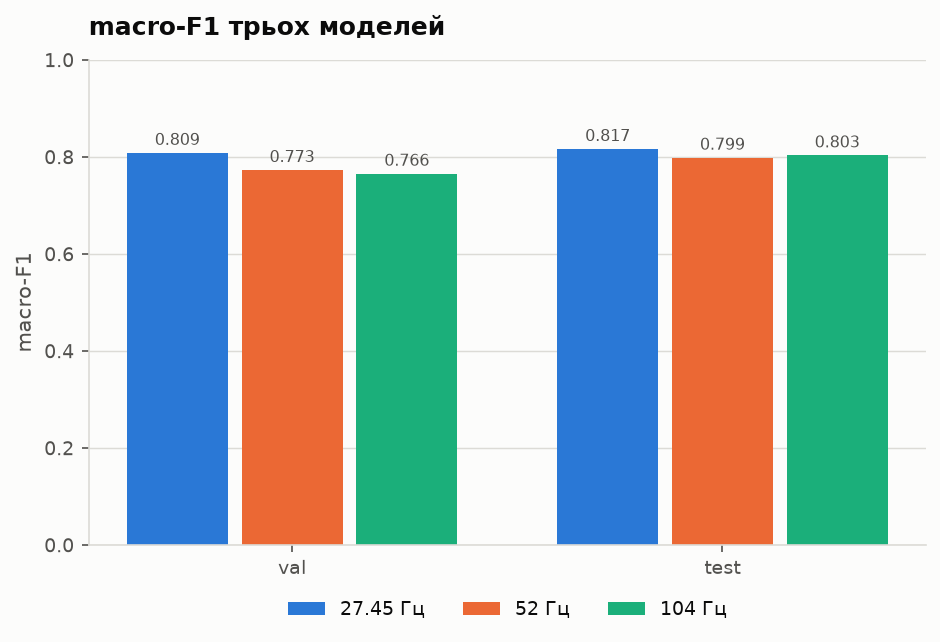
#> input picture validation/figures/models_macro_f1.png, 940 x 642 px; the run also reads 2 pictures not shown here
$ python defense_pdf.py
#> lines starting #> are read from the running program, lines starting #| are printed output that depends on the picture
### validation/scripts/report_pdf.py
"""Генератор model_selection_report.pdf.

Звіт пишеться ПОЗА репозиторієм — поруч із ним, у теці проєкту, бо це
особистий матеріал. У validation/ PDF не зберігаються (див. .gitignore).

Верстка на matplotlib: кожна сторінка — окрема фігура A4, текст і графіки
розкладаються згори вниз простим потоковим укладальником. Шрифт DejaVu Sans
(типовий у matplotlib) має повний кириличний набір.
"""
from __future__ import annotations

import json
import textwrap
from pathlib import Path

import matplotlib
matplotlib.use("Agg")
import matplotlib.image as mpimg
import matplotlib.pyplot as plt
from matplotlib.backends.backend_pdf import PdfPages

from . import config as C

H = "104hz_historical/"

A4 = (8.27, 11.69)
LEFT, RIGHT, TOP, BOTTOM = 0.09, 0.93, 0.945, 0.055
WIDTH = RIGHT - LEFT


class Page:
    """Потокова сторінка: елементи додаються згори вниз."""

    def __init__(self, pdf: PdfPages, number: int, running_head: str = ""):
        self.pdf = pdf
        self.fig = plt.figure(figsize=A4, facecolor="white")
        self.y = TOP
        self.number = number
        if running_head:
            self.fig.text(LEFT, 0.975, running_head, fontsize=7.5, color="#8a8a84")
        self.fig.text(RIGHT, 0.025, str(number), fontsize=8, color="#8a8a84", ha="right")

    def space(self, dy: float):
        self.y -= dy

    def h1(self, text: str):
        self.fig.text(LEFT, self.y, text, fontsize=17, fontweight="bold", color=C.INK,
                      va="top")
        self.y -= 0.042

    def h2(self, text: str):
        self.y -= 0.004
        self.fig.text(LEFT, self.y, text, fontsize=11.5, fontweight="bold", color=C.INK,
                      va="top")
        self.y -= 0.027

    def para(self, text: str, size: float = 9.3, color: str | None = None, wrap: int = 95):
        lines = []
        for block in text.split("\n"):
            lines.extend(textwrap.wrap(block, wrap) or [""])
        self.fig.text(LEFT, self.y, "\n".join(lines), fontsize=size,
                      color=color or "#26251f", va="top", linespacing=1.55)
        self.y -= 0.0175 * len(lines) + 0.009

    def bullets(self, items: list[str], size: float = 9.3, wrap: int = 90):
        for it in items:
            lines = textwrap.wrap(it, wrap)
            self.fig.text(LEFT + 0.012, self.y, "•", fontsize=size, color=C.INK_MUTED, va="top")
            self.fig.text(LEFT + 0.028, self.y, "\n".join(lines), fontsize=size,
                          color="#26251f", va="top", linespacing=1.55)
            self.y -= 0.0175 * len(lines) + 0.005
        self.y -= 0.006

    def table(self, header: list[str], rows: list[list[str]], cols: list[float],
              size: float = 8.6, status_col: int | None = None):
        x0 = LEFT
        self.fig.lines.append(plt.Line2D([LEFT, RIGHT], [self.y + 0.012, self.y + 0.012],
                                         transform=self.fig.transFigure,
                                         color="#c9c8c2", lw=0.9))
        x = x0
        for h, w in zip(header, cols):
            self.fig.text(x, self.y, h, fontsize=size, fontweight="bold",
                          color=C.INK_MUTED, va="top")
            x += w
        self.y -= 0.021
        self.fig.lines.append(plt.Line2D([LEFT, RIGHT], [self.y + 0.007, self.y + 0.007],
                                         transform=self.fig.transFigure,
                                         color="#c9c8c2", lw=0.9))
        for r in rows:
            x = x0
            height = 1
            for i, (cell, w) in enumerate(zip(r, cols)):
                col = "#26251f"
                weight = "normal"
                if status_col is not None and i == status_col:
                    col = C.STATUS.get(cell.strip(), "#26251f")
                    weight = "bold"
                lines = textwrap.wrap(cell, max(8, int(w * 125)))
                height = max(height, len(lines))
                self.fig.text(x, self.y, "\n".join(lines), fontsize=size, color=col,
                              fontweight=weight, va="top", linespacing=1.4)
                x += w
            self.y -= 0.0165 * height + 0.004
        self.y -= 0.008

    def image(self, name: str, caption: str, max_h: float = 0.27):
        path = C.FIGURES_DIR / name
        img = mpimg.imread(path)
        ih, iw = img.shape[0], img.shape[1]
        page_w_in, page_h_in = A4
        w = WIDTH
        h = w * (ih / iw) * (page_w_in / page_h_in)
        if h > max_h:
            h = max_h
            w = h * (iw / ih) * (page_h_in / page_w_in)
        x = LEFT + (WIDTH - w) / 2
        ax = self.fig.add_axes((x, self.y - h, w, h))
        ax.imshow(img)
        ax.axis("off")
        self.y -= h + 0.012
        if caption:
            lines = textwrap.wrap(caption, 110)
            self.fig.text(LEFT, self.y, "\n".join(lines), fontsize=8.2,
                          color=C.INK_MUTED, va="top", style="italic", linespacing=1.45)
            self.y -= 0.015 * len(lines) + 0.012

    def close(self):
        self.pdf.savefig(self.fig)
        plt.close(self.fig)


def _r(name: str) -> dict:
    p = C.RESULTS_DIR / name
    return json.loads(p.read_text(encoding="utf-8")) if p.exists() else {}


# [343 lines left out: function build, not called in this run]


# [2 lines that do not run on import are left out]

### validation/scripts/defense_pdf.py
"""Генератор project_report.pdf — повний опис роботи для захисту.

Використовує ту саму верстку, що й report_pdf, але описує весь хід роботи:
від експерименту з передискретизацією до працюючої передачі по Bluetooth.

Числа моделей підтягуються з results/ автоматично. Заміри з плати наведені
як літерали й узяті з board_logs/ цієї ж теки — там лежать сирі логи, за
якими кожне число можна перевірити.

PDF пишеться ПОЗА репозиторієм (поруч із ним), бо це особистий матеріал.
"""
from __future__ import annotations

import json
from pathlib import Path

from matplotlib.backends.backend_pdf import PdfPages

from . import config as C
from .report_pdf import Page


def _r(name: str) -> dict:
    p = C.RESULTS_DIR / name
    return json.loads(p.read_text(encoding="utf-8")) if p.exists() else {}


def build(out_path: Path | None = None) -> Path:
    out = out_path or (C.REPO_ROOT.parent / "project_report.pdf")
    cmp_ = _r("01_model_comparison.json")
#> (reads validation/results/01_model_comparison.json from the repository)
    q = _r("02_quantization.json")
#> (reads validation/results/02_quantization.json from the repository)
    par = _r("05_preprocessing_parity.json")
#> (reads validation/results/05_preprocessing_parity.json from the repository)
    M = cmp_["models"]
    ch = M[C.CHOSEN]
    head = "Трекер активності на STM32U585 — хід роботи"
    n = 0

    with PdfPages(out) as pdf:
        # ── 1 ─────────────────────────────────────────────────────────────
        n += 1
        p = Page(pdf, n)
        p.space(0.03)
        p.h1("Трекер активності на STM32U585")
        p.para("Хід роботи: від експерименту з частотою дискретизації до даних на телефоні",
               size=11.5, color=C.INK_MUTED)
        p.space(0.02)
        p.h2("Що це за система")
        p.para(
            "Носимий трекер на плечі розпізнає п'ять активностей — Lying, Stationary, "
            "Walking, Running, Stairs — за показами акселерометра й гіроскопа. Інференс "
            "виконується локально на мікроконтролері: плата сама збирає відліки, фільтрує "
            "їх, нарізає вікна й класифікує. Готове передбачення вона віддає по Bluetooth "
            "Low Energy на телефон або в браузер, тож під час роботи кабель не потрібен.")
        p.h2("З чого складається")
        p.table(
            ["частина", "що робить", "де"],
            [
                ["Датасет", "RealWorld HAR: завантаження, очищення, ресемплінг, нарізка вікон",
                 "har-realworld-dataset"],
                ["Навчання", "ST-IGN, оцінка, метрики", "activity_tracker_STM32/ml"],
                ["Прошивка", "збір із датчика, ФНЧ, вікна, нормалізація, інференс, BLE",
                 "activity_tracker_STM32/firmware"],
                ["Застосунок", "бекенд FastAPI і сайт, що читає плату через Web Bluetooth",
                 "activity_tracker_STM32/spokiy_app"],
                ["Перевірки", "тести з критеріями, графіки, звіти, логи з плати",
                 "activity_tracker_STM32/validation"],
            ],
            [0.16, 0.44, 0.26])
        p.h2("Головне питання роботи")
        p.para(
            "Сире джерело RealWorld записане на ~50 Гц, а датчик на платі може працювати на "
            "різних ODR. Постало питання: на якій частоті готувати дані й навчати модель? "
            "Від відповіді залежить і точність, і обчислювальна вартість, і те, чи вдасться "
            "взагалі відтворити тракт обробки на платі. Вся робота — це відповідь на це "
            "питання, доведена до прошивки, яка працює й віддає дані по радіо.")
        p.close()

        # ── 2 ─────────────────────────────────────────────────────────────
        n += 1
        p = Page(pdf, n, head)
        p.h2("1. Вихідний стан і експеримент")
        p.para(
            "Початково датасет і прошивка були зроблені під 52 Гц: вікна 104 × 6, по дві "
            "секунди. Виникла гіпотеза, що вища частота дасть кращу точність, і було "
            "вирішено підготувати другий варіант — передискретизований до 104 Гц, вікна "
            "208 × 6. Щоб порівнювати чесно, обидва варіанти рознесли по окремих "
            "репозиторіях і зберегли незалежно один від одного. Третій варіант, 27.45 Гц, "
            "отримано зниженням частоти під ту, яку насправді видає датчик на платі.")
        p.h2("2. Чим відрізняються датасети")
        p.table(
            ["параметр", "27.45 Гц", "52 Гц", "104 Гц"],
            [
                ["вікно", "55 × 6", "104 × 6", "208 × 6"],
                ["крок", "27", "52", "104"],
                ["тривалість вікна", "2.00 с", "2.00 с", "2.00 с"],
                ["спліт за людьми",
                 "однаковий у всіх: train 1-5,7-9,11,13 · val 6,10 · test 12,14,15", "", ""],
            ],
            [0.26, 0.22, 0.20, 0.20])
        p.para(
            "Код обробки в усіх варіантах однаковий — різниця лише в конфігурації. Це "
            "навмисно: так різниця в результатах пояснюється частотою, а не змінами "
            "в алгоритмі.")
        p.para(
            "Важливе застереження, яке варто сказати вголос: підвищення частоти з 50 до "
            "104 Гц не додає інформації. Інтерполяція не створює сигналу, якого не було в "
            "записі. Вона лише узгоджує формат даних із тим, що робить плата.", size=9.3)
        p.h2("3. Три моделі-кандидати")
        p.para(
            "Архітектура у всіх трьох однакова — ST-IGN з модельного зоопарку ST: "
            "Conv2D(24, ядро 16 за часом) → ReLU → MaxPool → Dense(12) → Dense(5) → softmax. "
            "Ядро згортки рухається лише вздовж часу, тому кількість каналів можна міняти "
            "без змін в архітектурі. Відрізняється лише частота навчальних даних.")
        p.close()

        # ── 3 ─────────────────────────────────────────────────────────────
        n += 1
        p = Page(pdf, n, head)
        p.table(
            ["показник", "27.45 Гц", "52 Гц", "104 Гц"],
            [
                ["вхід", "55 × 6", "104 × 6", "208 × 6"],
                ["macro-F1 test", f"{M['27hz']['test']['macro_f1']:.4f}",
                 f"{M['52hz']['test']['macro_f1']:.4f}", f"{M['104hz']['test']['macro_f1']:.4f}"],
                ["macro-F1 val", f"{M['27hz']['val']['macro_f1']:.4f}",
                 f"{M['52hz']['val']['macro_f1']:.4f}", f"{M['104hz']['val']['macro_f1']:.4f}"],
                ["параметри", "22 949", "50 597", "111 077"],
                ["MACC", "114 684", "255 228", "555 324"],
            ],
            [0.28, 0.20, 0.20, 0.22])
        p.image("models_macro_f1.png",
                "Рис. 1. Ранжування однакове на val і на test, тож це не випадковість "
                "тестової вибірки: 27.45 Гц найточніша, 104 Гц посередині, 52 Гц найгірша.",
                max_h=0.215)
#> in image, img is the input picture: shape (642, 940, 4) float32; mean R, G, B, A 0.749, 0.799, 0.789, 1
        p.image("f1_vs_macc.png",
                "Рис. 2. Головний висновок експерименту: передискретизація вгору не "
                "окупилась. 104 Гц коштують вп'ятеро більше обчислень за 27.45 Гц і дають "
                "менше macro-F1.",
                max_h=0.245)
#> call 2 of image, with name = 'f1_vs_macc.png', max_h = 0.245
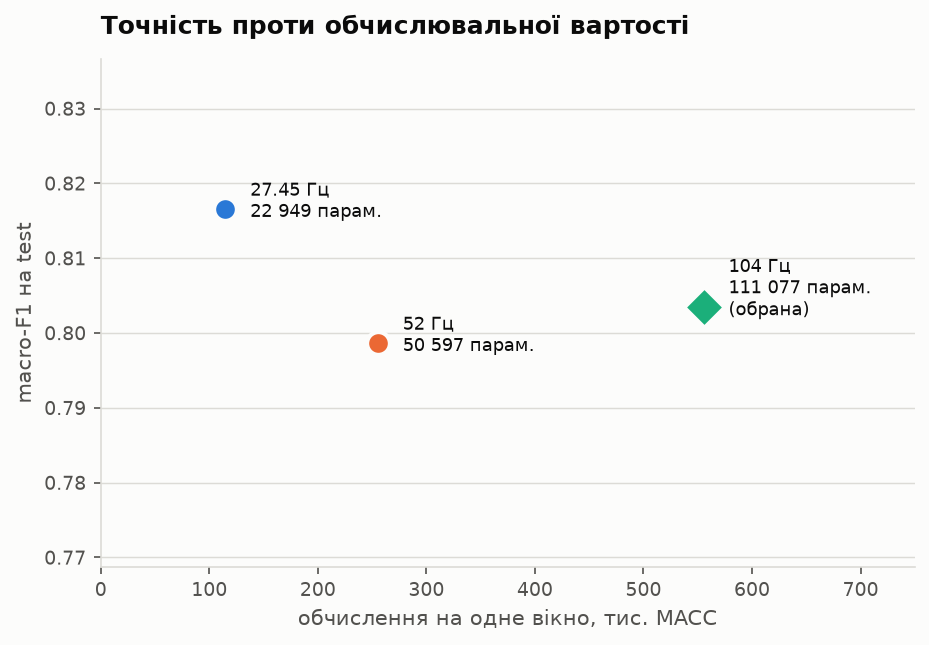
#> input picture validation/figures/f1_vs_macc.png, 929 x 645 px
#> in image, img is the input picture: shape (645, 929, 4) float32; mean R, G, B, A 0.973, 0.973, 0.959, 1
        p.close()
#> in close (call 3), `self.pdf.savefig(self.fig)`:
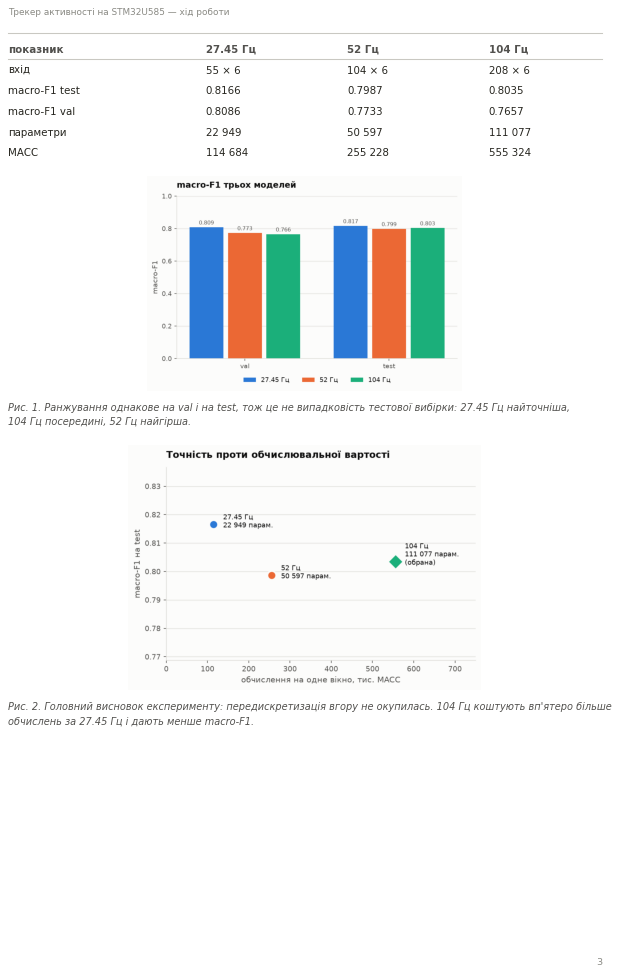
#> figure drawn by matplotlib, 2 panels

        # ── 4 ─────────────────────────────────────────────────────────────
        n += 1
        p = Page(pdf, n, head)
        p.h2("4. Чому обрано 27.45 Гц")
        p.para(
            "Вирішальним виявився не графік точності, а вимірювання частоти датчика. "
            "ISM330DHCX на платі йде на 5.6 % швидше за номінал: на заявлених 26 Гц він "
            "видає 27.45 Гц, на заявлених 104 Гц — 109.8 Гц. Це виміряно тричі в різних "
            "збірках, тобто це властивість датчика, а не помилка в коді.")
        p.para(
            "Наслідок для вікна. Модель на 27.45 Гц навчена саме на виміряній частоті, тому "
            "її 55 відліків на реальній платі тривають 2.0036 с — рівно те, під що вона "
            "навчена. Модель на 104 Гц навчена на номінальній частоті, і її 208 відліків на "
            "платі тривають 1.894 с, на 5.3 % менше за дві секунди. Модель бачила б "
            "динаміку, стиснуту в часі — для ходьби й бігу це зсуває частоту кроку.")
        p.table(
            ["", "27.45 Гц", "104 Гц"],
            [
                ["навчена на частоті", "виміряній (27.45)", "номінальній (104)"],
                ["реальна тривалість вікна", "2.0036 с", "1.894 с"],
                ["похибка часової шкали", "+0.2 %", "−5.3 %"],
                ["macro-F1 test", f"{M['27hz']['test']['macro_f1']:.4f}",
                 f"{M['104hz']['test']['macro_f1']:.4f}"],
                ["параметри", "22 949", "111 077"],
            ],
            [0.30, 0.26, 0.26])
        p.para(
            "Раніше в цій роботі було протилежне рішення: вважалося, що 27-герцову модель "
            "неможливо відтворити на платі, бо її дані отримані передискретизацією вниз, а "
            "ФНЧ 25 Гц при частоті Найквіста 13.7 Гц не має сенсу. Перший аргумент виявився "
            "хибним — плата сама йде на 27.45 Гц. Другий вирішується вибором іншої частоти "
            "зрізу, і її теж підібрано вимірюванням, а не припущенням: перебір показав "
            "12 Гц, ціна — 0.05 пункта macro-F1.",
            size=9.3)
        p.para(
            "Формулювання для захисту: обрано модель, яка і найточніша з трьох, і єдина "
            "узгоджена з реальною, а не паспортною частотою датчика.",
            size=9.5, color=C.INK)
        p.h2("5. Інфраструктура перевірок")
        p.para(
            "Щоб вибір не спирався на одне число, зроблено набір тестів із формальними "
            "критеріями. Запускається однією командою, результати лягають у JSON, графіки — "
            "у PNG, pytest показує PASS, FAIL або SKIP. Недоступний інструмент дає SKIP із "
            "причиною, а не мовчазний пропуск.")
        p.bullets([
            "Порівняння трьох моделей — і перевірка, що метрики відтворюються до 1e-9.",
            "Квантування int8 проти float32.",
            "Паритет препроцесингу: ціна ФНЧ плати.",
            "Генерація тестових векторів для звірки ПК ↔ мікроконтролер.",
            "Звірка констант прошивки із конфігурацією навчання.",
        ])
        p.close()

        # ── 5 ─────────────────────────────────────────────────────────────
        n += 1
        p = Page(pdf, n, head)
        p.image("validation_summary.png",
                "Рис. 3. Підсумок усіх тестів.", max_h=0.235)
#> call 3 of image, with name = 'validation_summary.png', caption = 'Рис. 3. Підсумок усіх тестів.', max_h = 0.235
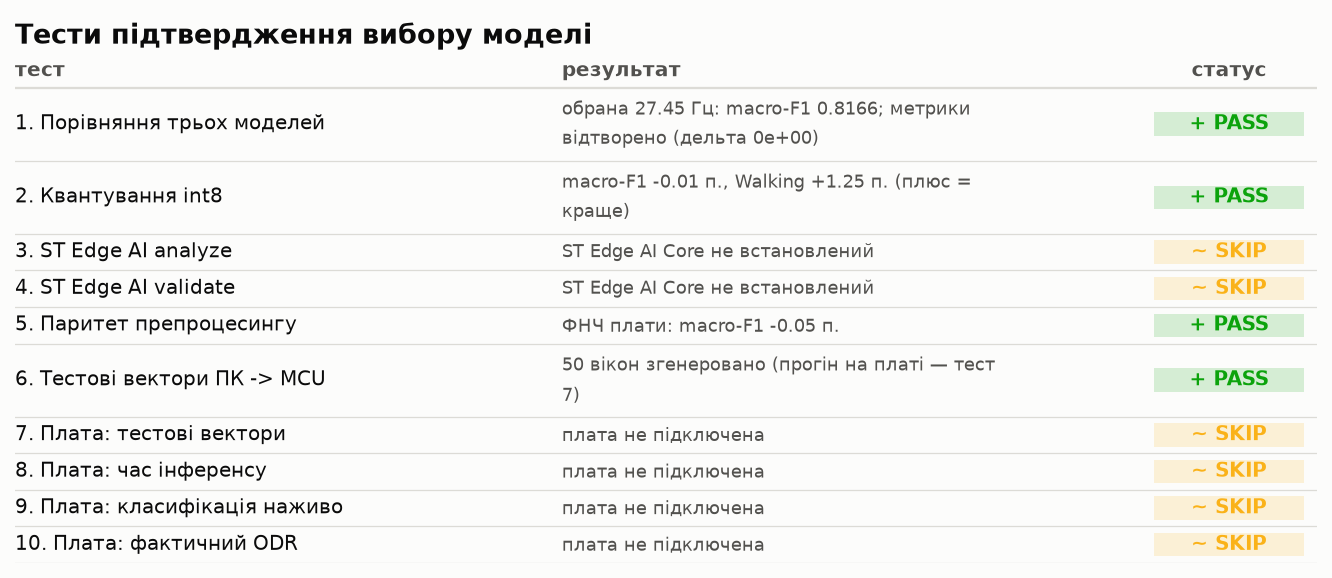
#> input picture validation/figures/validation_summary.png, 1332 x 578 px
#> in image, img is the input picture: shape (578, 1332, 4) float32; mean R, G, B, A 0.954, 0.955, 0.937, 1
#> (the rest of the program and of its run is left out)
